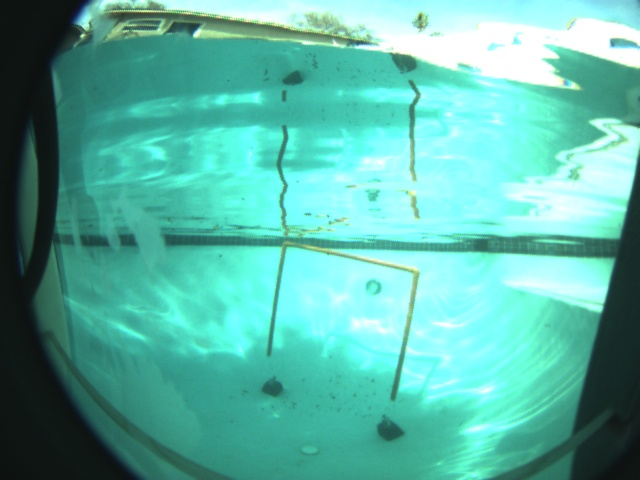
#> input picture auv_cal_state_la_2017/scripts/gate.jpg, 640 x 480 px
$ python testHistEq.py
#> lines starting #> are read from the running program, lines starting #| are printed output that depends on the picture
# [17 lines of commented-out code are left out]

import cv2
import numpy as np
from matplotlib import pyplot as plt

img = cv2.imread('gate.jpg',0)
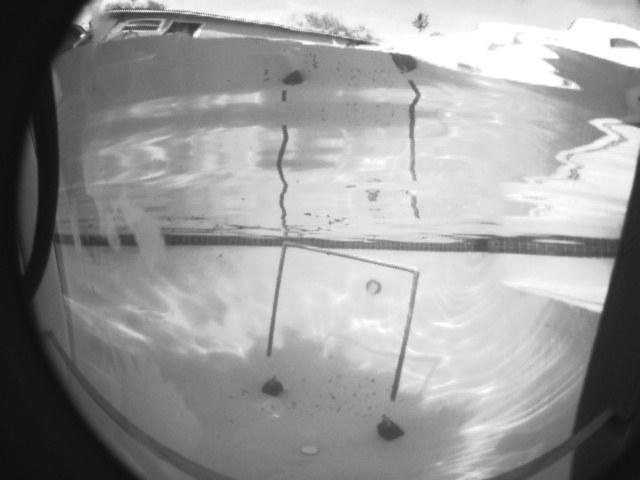
#> img: shape (480, 640); min 15, max 255, mean 151.9

hist,bins = np.histogram(img.flatten(),256,[0,256])
#> hist = 256 values, max 7316 at index 255, min 0 at index 0, mean 1200; bins = 257 values from 0 to 256

cdf = hist.cumsum()
#> cdf = 256 values from 0 to 307200
cdf_normalized = cdf * hist.max()/ cdf.max()
#> cdf_normalized = 256 values from 0 to 7316

plt.plot(cdf_normalized, color = 'b')
plt.hist(img.flatten(),256,[0,256], color = 'r')
plt.xlim([0,256])
plt.legend(('cdf','histogram'), loc = 'upper left')
# plt.show()

cdf_m = np.ma.masked_equal(cdf,0)
cdf_m = (cdf_m - cdf_m.min())*255/(cdf_m.max()-cdf_m.min())
cdf = np.ma.filled(cdf_m,0).astype('uint8')
#> cdf = 256 values from 0 to 255
img2 = cdf[img]
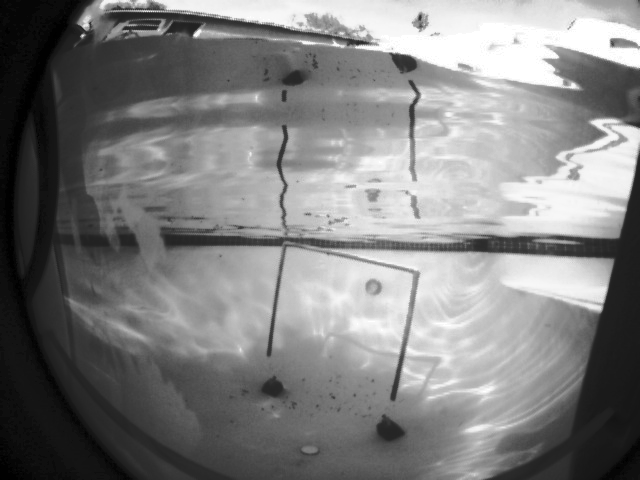
#> img2: shape (480, 640); min 0, max 255, mean 127.8

equ = cv2.equalizeHist(img2)
res = np.hstack((img,equ))
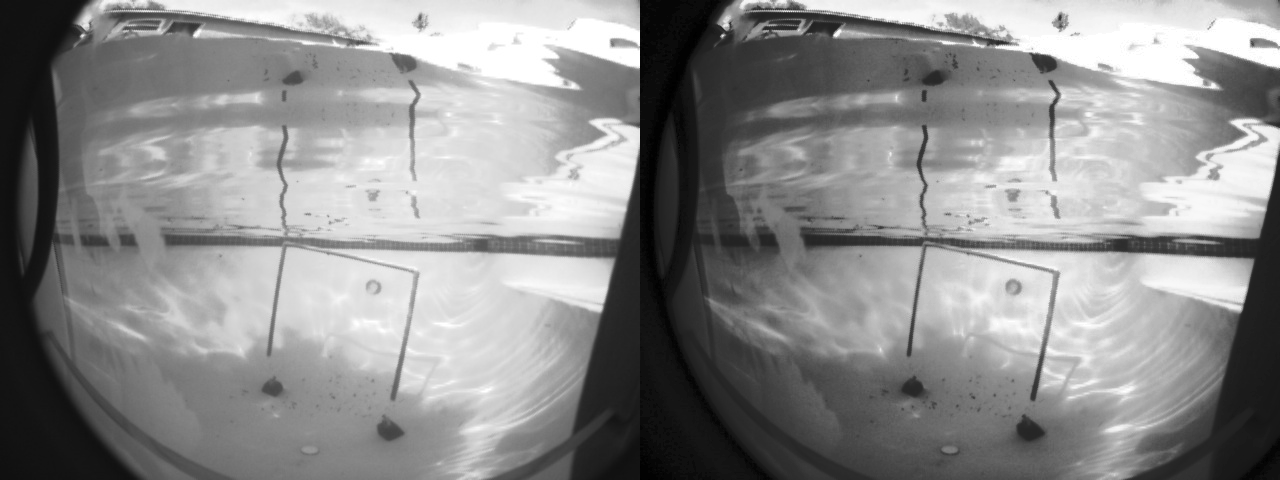
#> res: shape (480, 1280); min 0, max 255, mean 140.1

clahe = cv2.createCLAHE(clipLimit=2.0, tileGridSize=(8,8))
cl1 = clahe.apply(res)
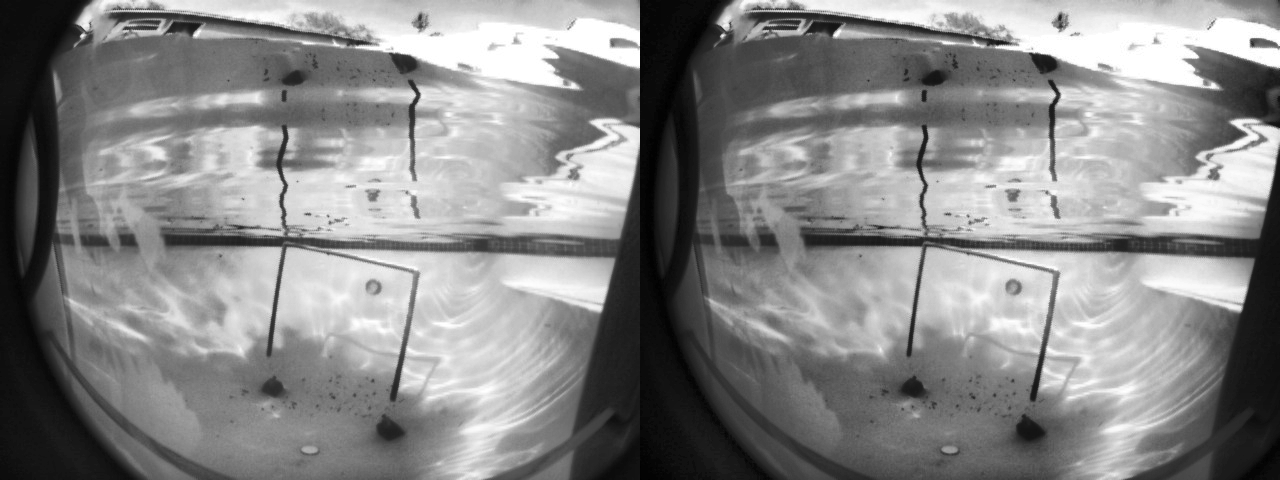
#> cl1: shape (480, 1280); min 0, max 255, mean 135.4
#> `# cv2.waitKey(0)`:
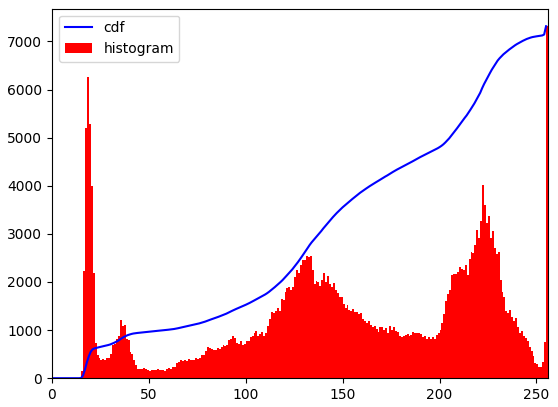
#> figure drawn by matplotlib, 1 panel; tallest bar 7316 high, from x = 255 to 256; curve peaks at x = 255, y = 7316

cv2.imshow('img2_cli',cl1)
cv2.waitKey(0)

# [12 lines of commented-out code are left out]

$ run again, with auv_cal_state_la_2017/scripts/1521704478.64fp.jpg copied over auv_cal_state_la_2017/scripts/gate.jpg
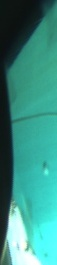
#> input picture auv_cal_state_la_2017/scripts/1521704478.64fp.jpg, 57 x 265 px
#> hist = 256 values, max 453 at index 18, min 0 at index 0, mean 59; bins = 257 values from 0 to 256
#> `cdf = hist.cumsum()`: cdf = 256 values from 0 to 15105
#> cdf_normalized = 256 values from 0 to 453
#> `cdf = np.ma.filled(cdf_m,0).astype('uint8')`: cdf = 256 values from 0 to 255
#> `cl1 = clahe.apply(res)`:
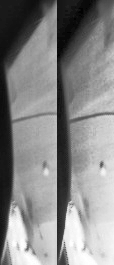
#> cl1: shape (265, 114); min 2, max 255, mean 135.9
#> `# cv2.waitKey(0)`:
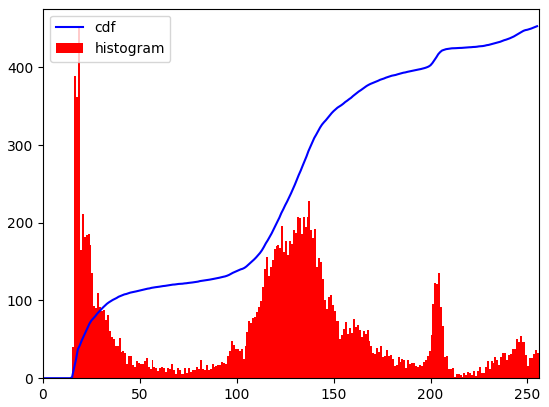
#> figure drawn by matplotlib, 1 panel; tallest bar 453 high, from x = 18 to 19; curve peaks at x = 255, y = 453

$ run again, with auv_cal_state_la_2017/scripts/two_dice.jpg copied over auv_cal_state_la_2017/scripts/gate.jpg
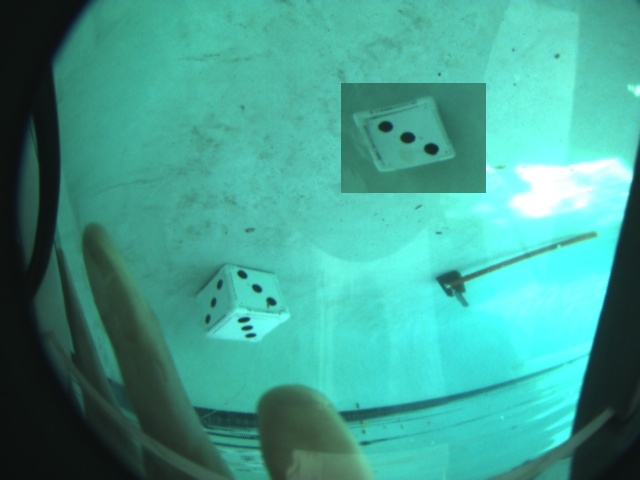
#> input picture auv_cal_state_la_2017/scripts/two_dice.jpg, 640 x 480 px
#> `img = cv2.imread('gate.jpg',0)`:
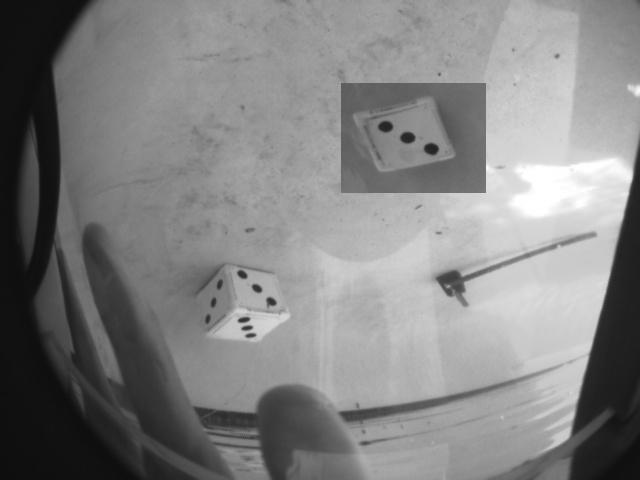
#> img: shape (480, 640); min 13, max 255, mean 130.2
#> hist = 256 values, max 9400 at index 16, min 0 at index 0, mean 1200; bins = 257 values from 0 to 256
#> `cdf = hist.cumsum()`: cdf = 256 values from 0 to 307200
#> cdf_normalized = 256 values from 0 to 9400
#> `cdf = np.ma.filled(cdf_m,0).astype('uint8')`: cdf = 256 values from 0 to 255
#> `# cv2.waitKey(0)`:
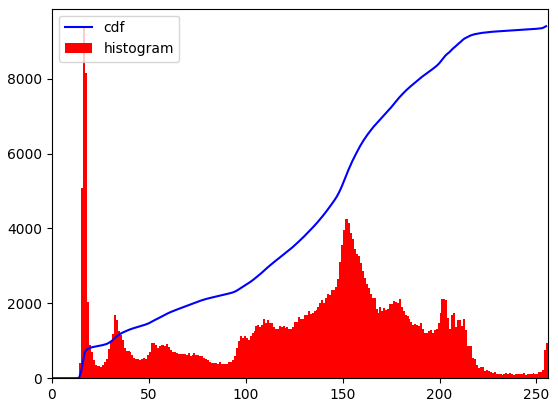
#> figure drawn by matplotlib, 1 panel; tallest bar 9400 high, from x = 16 to 17; curve peaks at x = 255, y = 9400
